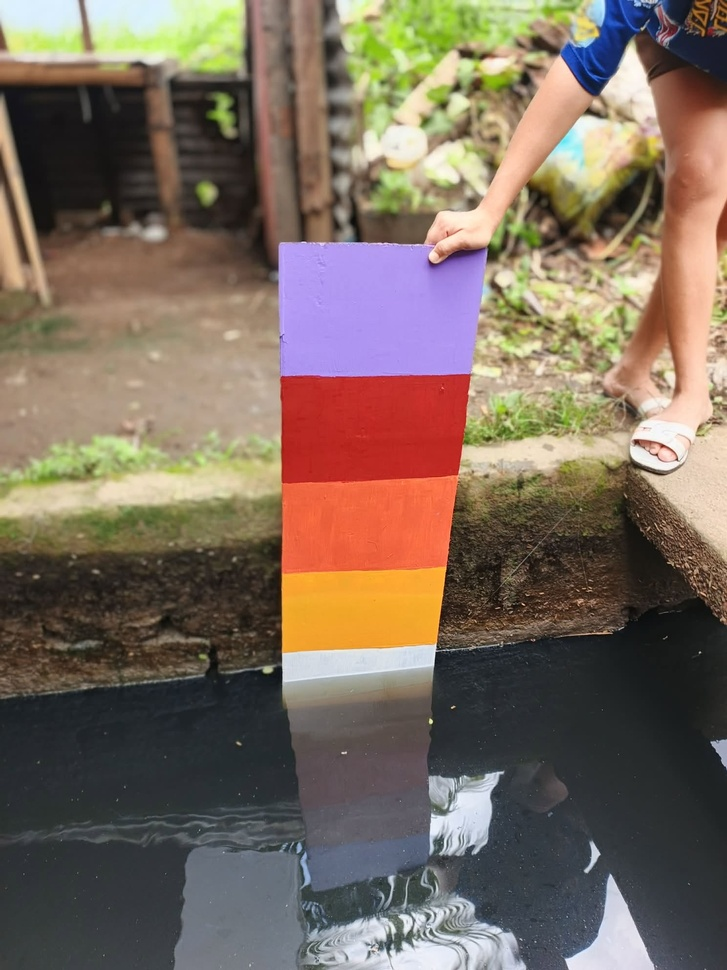
#> input picture flood_ai/dataset/raw_images/773120256_1428365482469496_139195948094494639_n.jpg, 727 x 970 px, shrunk from 1488 x 1984 before the run; its folder holds only this picture in this run
$ python auto_train_light.py
#> lines starting #> are read from the running program, lines starting #| are printed output that depends on the picture
import cv2
import numpy as np
import json
import os

_DIR = os.path.dirname(os.path.abspath(__file__))
CAL_PATH = os.path.join(_DIR, "calibration.json")

def load_cal():
    if os.path.exists(CAL_PATH):
        with open(CAL_PATH, "r") as f:
#> (reads flood_ai/calibration.json from the repository)
            return json.load(f)
    return {}

def save_cal(data):
    with open(CAL_PATH, "w") as f:
        json.dump(data, f, indent=2)

def train_light_model():
    print("=== LUMBAN FLOOD MONITORING - AUTOMATED AI TRAINER ===")

    import glob
    cal = load_cal()
    dataset_dir = os.path.join(_DIR, "dataset", "raw_images")
    raw_files = glob.glob(os.path.join(dataset_dir, "*.jpg")) + glob.glob(os.path.join(_DIR, "*.jpg"))

    frames = []
    for p in raw_files:
        if os.path.exists(p):
            f = cv2.imread(p)
#> f is the input picture: shape (970, 727, 3); mean B, G, R 93.8, 107.6, 123.3
            if f is not None and f.size > 0:
                frames.append(f)

    if not frames:
        print("ERROR: No calibration images found to train.")
        return

    print(f"Loaded {len(frames)} calibration frames for AI training...")
#> (printed output is left out)

    all_hsv = []
    for f in frames:
        h, w = f.shape[:2]
        roi_cfg = cal.get("roi", {"left_pct": 30, "right_pct": 70, "top_pct": 10, "bottom_pct": 95})
        top = int(h * (roi_cfg.get("top_pct", 10) / 100))
        bottom = int(h * (roi_cfg.get("bottom_pct", 95) / 100))
        left = int(w * (roi_cfg.get("left_pct", 30) / 100))
        right = int(w * (roi_cfg.get("right_pct", 70) / 100))

        roi = f[top:bottom, left:right]
        if roi.size > 0:
            hsv = cv2.cvtColor(roi, cv2.COLOR_BGR2HSV)
            all_hsv.append(hsv.reshape(-1, 3))
#> this loop made 1 pass
#> (h, w, top, bottom, left, right) on pass 1: (970, 727, 245, 899, 274, 357)
#> pass 1, in train_light_model, `roi = f[top:bottom, left:right]`:
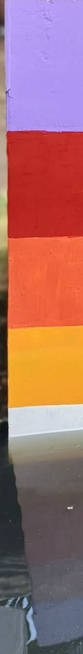
#> roi: shape (654, 83, 3); mean B, G, R 109.1, 110.3, 162.9
#> after the loop, all_hsv = 1 item

    if all_hsv:
        concat_hsv = np.vstack(all_hsv)

        # 1. Train water color bounds (medium to low saturation, medium value)
        water_pixels = concat_hsv[(concat_hsv[:, 1] < 120) & (concat_hsv[:, 2] < 200)]
        if len(water_pixels) > 50:
            h_mean = np.mean(water_pixels[:, 0])
#> h_mean = 87.81
            s_mean = np.mean(water_pixels[:, 1])
#> s_mean = 40.3
            v_mean = np.mean(water_pixels[:, 2])
#> v_mean = 104

            cal["water_hsv_range"] = {
                "lower": [max(0, int(h_mean - 20)), max(0, int(s_mean - 35)), max(0, int(v_mean - 45))],
                "upper": [min(180, int(h_mean + 20)), min(255, int(s_mean + 35)), min(255, int(v_mean + 45))]
            }
            print(f"[OK] Trained Water HSV Range: {cal['water_hsv_range']}")
#| [OK] Trained Water HSV Range: {'lower': [67, 5, 58], 'upper': [107, 75, 148]}

        # 2. Train sunlight deadband and glare suppression
        cal["sunlight_filter_enabled"] = True
        cal["deadband_m"] = 0.035
        cal["model_trained_status"] = "TRAINED_OK"

        save_cal(cal)
        print("[OK] AI Training Complete! Calibration updated in calibration.json.")

if __name__ == "__main__":
    train_light_model()
